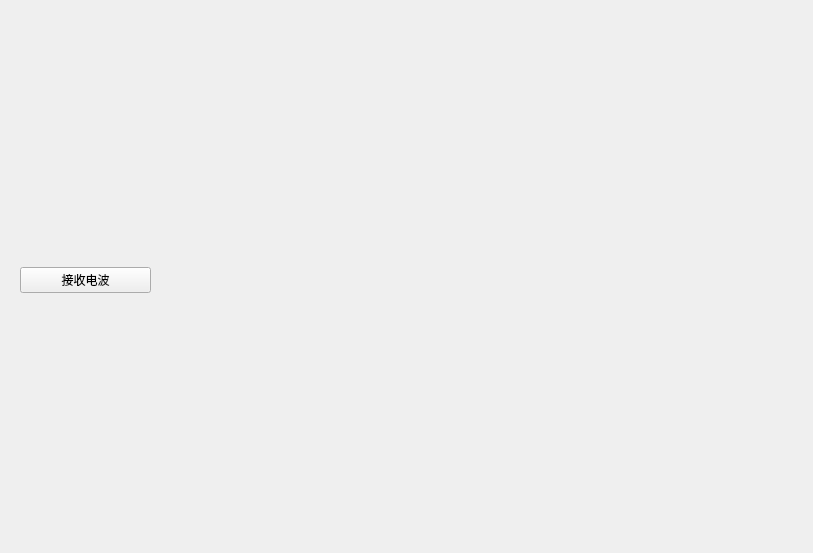
<?xml version="1.0" encoding="UTF-8"?>
<ui version="4.0">
 <class>mainform</class>
 <widget class="QWidget" name="mainform">
  <property name="geometry">
   <rect>
    <x>0</x>
    <y>0</y>
    <width>813</width>
    <height>553</height>
   </rect>
  </property>
  <property name="windowTitle">
   <string>mainform</string>
  </property>
  <widget class="QWidget" name="verticalLayoutWidget">
   <property name="geometry">
    <rect>
     <x>20</x>
     <y>40</y>
     <width>131</width>
     <height>481</height>
    </rect>
   </property>
   <layout class="QVBoxLayout" name="verticalLayout">
    <item>
     <widget class="QPushButton" name="getbilibili">
      <property name="text">
       <string>接收电波</string>
      </property>
     </widget>
    </item>
   </layout>
  </widget>
  <widget class="QLabel" name="showarea">
   <property name="geometry">
    <rect>
     <x>210</x>
     <y>45</y>
     <width>571</width>
     <height>461</height>
    </rect>
   </property>
   <property name="text">
    <string/>
   </property>
  </widget>
 </widget>
 <resources/>
 <connections/>
</ui>
